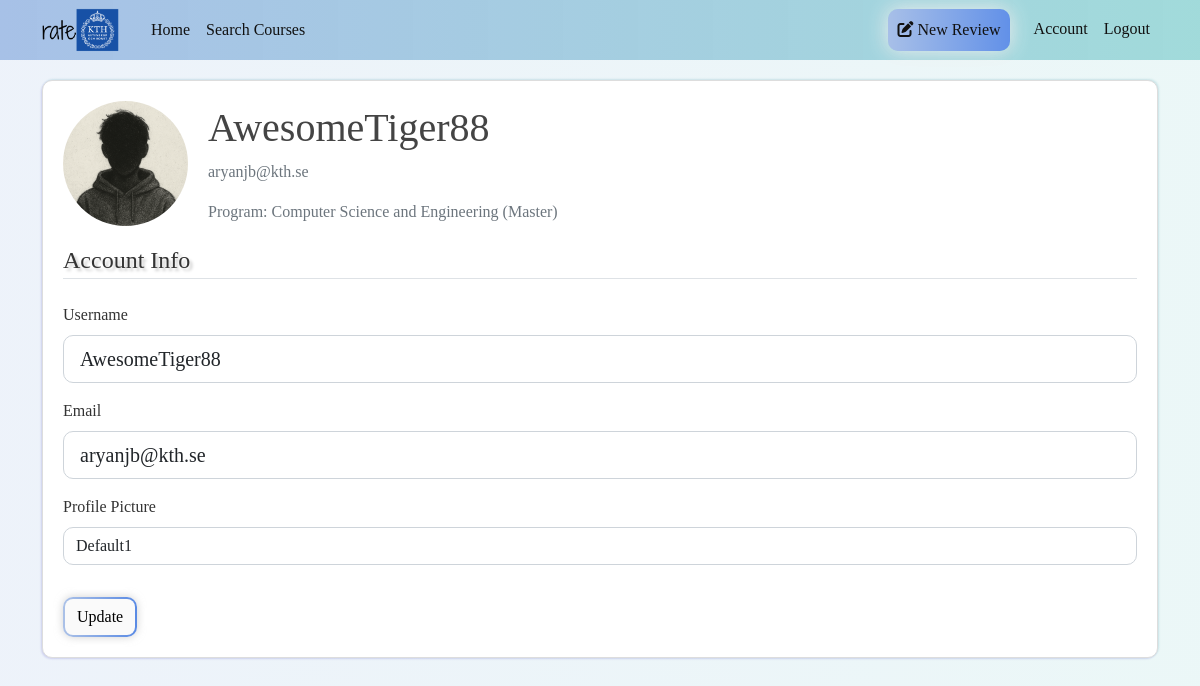
Page /account (signed in) on the committed database.
### flasknetwork/models.py (models this page shows, shortened)
class User(db.Model, UserMixin): # the *table* name is 'user' by default, not 'User'
    id = db.Column(db.Integer, primary_key=True)
    username = db.Column(db.String(20), unique=True, nullable=False)
    email = db.Column(db.String(120), unique=True, nullable=False)
    image_file = db.Column(db.String(20), nullable=False, default='default1.png')
    password = db.Column(db.String(60), nullable=False)
    posts = db.relationship('Post', backref='author', lazy=True)
    email_verified = db.Column(db.Boolean, nullable=False, default=False)
    program_id = db.Column(db.Integer, db.ForeignKey('program.id'), nullable=False)
    program = db.relationship('Program', backref='students')

class Program(db.Model):
    id = db.Column(db.Integer, primary_key=True) # or int??
    name = db.Column(db.String(100), nullable=False)
    code = db.Column(db.String(20), unique=True, nullable=False)
    program_type = db.Column(db.Enum('bachelor', 'master', name='program_type'), nullable=False)

### flasknetwork/users/routes.py (the view)
@users.route('/account', methods=['GET', 'POST'])
@login_required
def account():
    form = UpdateAccountForm()
    if form.validate_on_submit():
        if form.picture.data and validate_profile_picture(form.picture.data):
            current_user.image_file = form.picture.data
        elif form.picture.data:
            current_user.image_file = 'default1.png'
            flash('Selected profile picture was not available. Using default.', 'warning')
        current_user.username = form.username.data
        current_user.email = form.email.data
        db.session.commit()
        flash('Your account has been updated!', 'success')
        return redirect(url_for('users.account')) # post-get-redirect pattern
    elif request.method == 'GET':
        form.username.data = current_user.username
        form.email.data = current_user.email
        if validate_profile_picture(current_user.image_file):
            form.picture.data = current_user.image_file
        else:
            current_user.image_file = 'default1.png'
            db.session.commit()
            form.picture.data = 'default1.png'
    image_file = url_for('static', filename='profile_pics/' + current_user.image_file)
    return render_template('account.html', title='Account', image_file=image_file, form=form)

### flasknetwork/users/forms.py (shortened to what this page needs)
class UpdateAccountForm(FlaskForm):
    username = StringField('Username', validators=[DataRequired(), Length(min=2, max=20)])
    email = StringField('Email', validators=[DataRequired(), Email()],
                        render_kw={'placeholder': 'email@kth.se'})
    picture = SelectField('Profile Picture', coerce=str, validators=[DataRequired()])
    submit = SubmitField('Update')
    def __init__(self, *args, **kwargs):
        super(UpdateAccountForm, self).__init__(*args, **kwargs)
        self.picture.choices = get_available_profile_pictures()

### flasknetwork/models.py (called while the page is built)
@login_manager.user_loader
def load_user(user_id):
    return User.query.get(int(user_id))

### flasknetwork/users/utils.py (called while the page is built)
def get_available_profile_pictures():
    profile_pics_dir = os.path.join(current_app.root_path, 'static/profile_pics')
    allowed_extensions = ['.jpg', '.jpeg', '.png']
    picture_choices = []
    try:
        if os.path.exists(profile_pics_dir):
            for filename in sorted(os.listdir(profile_pics_dir)):
                if any(filename.lower().endswith(ext) for ext in allowed_extensions):
                    display_name = os.path.splitext(filename)[0].replace('_', ' ').title()
                    picture_choices.append((filename, display_name))
        if not picture_choices:
            picture_choices.append(('default1.png', 'Default Avatar'))
    except (OSError, IOError) as e:
        current_app.logger.error(f"Error accessing profile pictures directory: {e}")
        picture_choices = [('default1.png', 'Default Avatar')]
    return picture_choices

def validate_profile_picture(filename):
    if not filename:
        return False
    profile_pics_dir = os.path.join(current_app.root_path, 'static/profile_pics')
    picture_path = os.path.join(profile_pics_dir, filename)
    allowed_extensions = ['.jpg', '.jpeg', '.png']
    return (os.path.isfile(picture_path) and
            any(filename.lower().endswith(ext) for ext in allowed_extensions))

### flasknetwork/templates/account.html (shortened to what this page needs)
{% extends "layout.html" %}
{% block content %}
    <div class="content-section">
        <div class="d-flex align-items-center">
            <img class="rounded-circle account-img" src="{{ image_file }}" id="profile-preview">
            <div>
                <h2 class="account-heading">{{ current_user.username }}</h2>
                <p class="text-secondary">{{ current_user.email }}</p>
                <p class="text-secondary">Program: {{ current_user.program.name }} ({{ current_user.program.program_type.title() }})</p>
            </div>
        </div>
        <form method="POST" action="" autocomplete="off">
            <fieldset class="mb-3">
                <legend class="border-bottom mb-4 text-shadow">Account Info</legend>
                <div class="mb-3">
                    {{ form.username.label(class="form-label") }}
                    {% if form.username.errors %}
                        {{ form.username(class="form-control form-control-lg is-invalid") }}
                        <div class="invalid-feedback">
                            {% for error in form.username.errors %}
                                <span>{{ error }}</span>
                            {% endfor %}
                        </div>
                    {% else %}
                        {{ form.username(class="form-control form-control-lg") }}
                    {% endif %}
                </div>
                <div class="mb-3">
                    {{ form.email.label(class="form-label") }}
                    {% if form.email.errors %}
                        {{ form.email(class="form-control form-control-lg is-invalid") }}
                        <div class="invalid-feedback">
                            {% for error in form.email.errors %}
                                <span>{{ error }}</span>
                            {% endfor %}
                        </div>
                    {% else %}
                        {{ form.email(class="form-control form-control-lg") }}
                    {% endif %}
                </div>
                <div class="mb-3">
                    {{ form.picture.label(class="form-label") }}
                    {{ form.picture(class="form-control", onchange="updateProfilePreview(this)") }}
                </div>
            </fieldset>
            <div>
                {{ form.submit(class="btn gradient-anim-outline gradient-shadow") }}
            </div>
        </form>
    </div>
{% endblock content %}

### flasknetwork/static/css/main.css (style rules this page uses)
.form-control, .form-control-lg, .form-select, .form-control-lg { border-radius: 10px; transition: box-shadow 0.2s ease-in-out; }
body { background: linear-gradient(to right, rgba(167, 193, 231, 0.2), rgba(156, 216, 216, 0.2)); color: #333333; margin-top: 5rem; font-family: Georgia, 'Times New Roman', Times, serif; }
h1, h2, h3, h4, h5, h6 { color: #444444; }
.content-section { background: #ffffff; padding: 20px 20px; border: 1px solid #dddddd; border-radius: 10px; margin-bottom: 20px; box-shadow: -1px 1px 2px 0 rgba(32, 18, 183, 0.15), 1px -1px 2px 0 rgba(30, 132, 157, 0.15); }
.account-img { height: 125px; width: 125px; margin-right: 20px; margin-bottom: 16px; }
.account-heading { font-size: 2.5rem; }
.text-shadow { text-shadow: 3px 3px 3px rgba(0, 0, 0, 0.2); }
.gradient-anim-outline { display: inline-block; border: 2px solid transparent; border-radius: 10px; background: linear-gradient(var(--bs-body-bg, #fafafa), var(--bs-body-bg, #fafafa)) padding-box, linear-gradient(to right, #abc1e7 0%, #5889e4 51%, #abc1e7 100%) border-box; background-size: auto, 200% auto; background-position: left center; transition: background-position 0.5s ease; color: #000000; text-align: center; box-shadow: 0 0 20px #eee; }
.gradient-shadow { box-shadow: 0 0 8px #b0b0b095; }
.form-control[placeholder*="@kth.se"]::placeholder { font-size: 1rem !important; }

### rows in the picture
User: username "AwesomeTiger88", email "aryanjb@kth.se"
Program: program.name "Computer Science and Engineering", program.program_type "Master"
